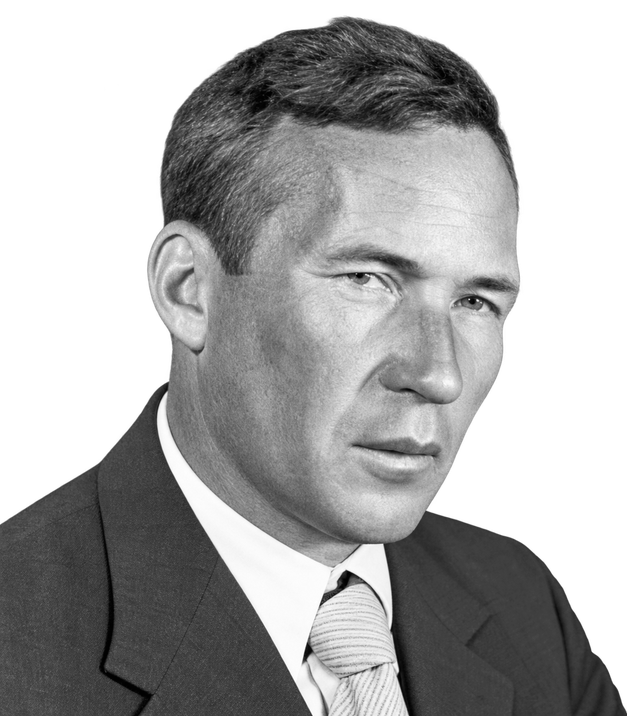
#> input picture site/brand/andrey-kolmogorov.png, 627 x 716 px
$ python -i cards.py   (imports and definitions only)
#> lines starting #> are read from the running program, lines starting #| are printed output that depends on the picture
#> further down, picture is the input picture: PIL image 627x716 LA; mean R, G, B, A 75.5, 75.5, 75.5, 155.9
"""Link previews, the README banner, release and post art, and the brand kit, drawn at build time.

The homepage and non-post pages share the repository's social preview (``social_jpeg``), which
GitHub also shows. Each post's link preview is its banner (``preview_jpeg``).
"""

from __future__ import annotations

import base64
import functools
import html
import importlib.util
import io
import itertools
import re
import runpy
from pathlib import Path

import numpy as np
from PIL import Image, ImageFont

import andrey.viz

HERE = Path(__file__).resolve().parent
BRAND = HERE / "brand"
FONTS = sorted((BRAND / "fonts").glob("*.ttf"))
_spec = importlib.util.spec_from_file_location("andrey_grain", HERE / "grain.py")
grain = importlib.util.module_from_spec(_spec)
# [1 line not run here, left out]

W, H = 1200, 630
MAX_BYTES = 300 * 1024  # WhatsApp is widely reported to skip preview images above about 300 KB


def _width(text: str, size: int, weight: str) -> float:
    font = next(f for f in FONTS if f.stem.endswith(weight))
    return ImageFont.truetype(str(font), size).getlength(text)


# [97 lines left out: functions _view_box, _scaled_width, _placed, _lines, _text, _title and 2 more, not called in this run]


BANNER_W, BANNER_H = 1600, 480  # shown about 830 px wide on GitHub, so sharp at twice that
# The README chart's 16-unit corner on its 960-unit width, at the banner's width: both are shown
# at the README's width, so their corners match.
BANNER_RADIUS = 27
BANNER_QUALITY = 65  # its base64 inside the SVG is about 290 KB, under MAX_BYTES
TAGLINE = "Accelerated, accurate, agentic causal discovery"
# The tagline's three A's appear in amber on the banner and social preview.
ACCENT = ("Accelerated,", "accurate,", "agentic")


# [38 lines left out: functions banner_svg, readme_banner, not called in this run]


# ---- blog post covers ---------------------------------------------------------------------------
# A post's cover is its art, 1600 x 640, under the post's title and on the blog's front page, where
# a small copy (``THUMB_W`` wide) marks each earlier post. Its link preview is the banner: on the
# left, over a navy fade, the wordmark, the title, and a short line (its release, or its kind); on
# the right, the art, at the card size (``W`` x ``H``) link previews expect. Each art (``ART``), its
# subject on the right, is stored already recolored to the brand's tones (``brand_tones``), so the
# file is what the page shows and cobalt and amber match across posts; a test fails on art stored
# otherwise. A post without art shows the stipple ground. An art may also come centered
# (``CENTERED``), its subject in the middle, for the cover and the thumbnail, which carry no text.
# A JPEG takes the first quality in ``COVER_QUALITIES`` under MAX_BYTES.
COVER_W, COVER_H = 1600, 640
COVER_QUALITIES = (75, 70, 65, 60, 55)
ART = {
    kind: BRAND / f"art-{kind}.jpg"
    for kind in (
        "pair",
        "lanes",
        "iceberg",
        "contour",
        "hourglass",
        "agentic",
        "start",
        "docs",
        "methods",
        "tide",
        "abacus",
        "punch-cards",
        "harmonograph",
        "rocket",
        "ceiling",
        "shelf",
        "plumb",
        "gears",
    )
}
CENTERED = {kind: BRAND / f"art-{kind}-center.jpg" for kind in ("tide",)}
# Each art's description, and the alt text drawn from it (covers.py, which needs no Pillow).
# [1 line that did not run here, left out]
# [1 line that did not run here, left out]
BANNER_LEFT = 104  # the text column's left edge, at the cover's height
BANNER_FADE = 0.55  # the navy fade behind the text ends at this share of the width
BANNER_FADE_PEAK = 0.6  # its opacity at the left edge
# The title's size, its widest line, and its most lines: large enough to read where a link preview
# shows the banner at a third of its size.
BANNER_TITLE = (88, 720, 2)
BANNER_LINE = 40  # the release or kind under the title
# The arts whose banner sets the title low, the line's baseline at BANNER_BOTTOM, to leave the art
# its height; the others center it under the wordmark.
BANNER_LOW = {"punch-cards"}
BANNER_BOTTOM = 552
# An earlier post's thumbnail on the blog's front page: the art, THUMB_W wide, sharp at three
# times the rows' 10 rem.
THUMB_W = 480
THUMB_QUALITY = 75
# Lightness and warmth of the brand's tones. LUMA weighs red, green, and blue into lightness.
LUMA = np.array([0.299, 0.587, 0.114])


def _rgb(color: str) -> np.ndarray:
    return np.array([int(color[i : i + 2], 16) for i in (1, 3, 5)], float)


@functools.cache
def _ground_lightness() -> tuple[float, float, float]:
    """The stipple ground's 10th, 50th, and 90th percentiles of lightness."""
    ground = np.asarray(grain.stipple(400, 160).convert("RGB"), float) @ LUMA
    return tuple(np.percentile(ground, [10, 50, 90]))


# [14 lines left out: functions _cool, ground_tokens, not called in this run]


def brand_tones(image: Image.Image, match_ground: bool = True) -> Image.Image:
    """``image`` in the brand's tones, its drawing unchanged.

    With ``match_ground``, lightness moves to the stipple ground's: the image's 10th, 50th, and
    90th percentiles map to the ground's, and its brightest highlights stay bright. Without it (a
    release card's art, dark where its text sits), lightness stays.

    A cool pixel takes the blue of its lightness along navy, the palette's ramp, and white. A warm
    pixel takes amber at the lightness it was drawn with. Warmth is how far red exceeds blue,
    against the image's own blue ground, so a soft haze of amber stays dim; pale, colorless pixels
    (white dots and trails) stay cool."""
#> called with match_ground = True
    pixels = np.asarray(image.convert("RGB"), float)
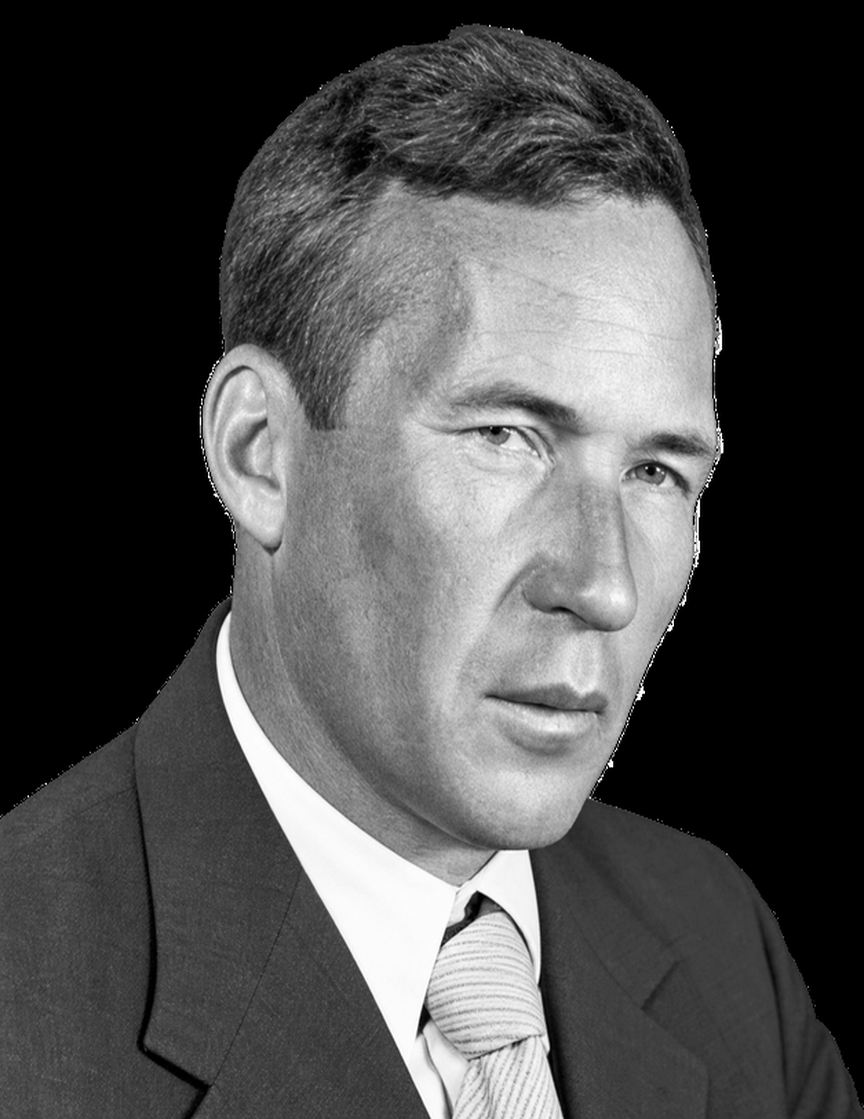
#> pixels: shape (1119, 864, 3) float64; min 0, max 255, mean 75.5
    drawn = pixels @ LUMA
    knots = np.percentile(drawn, [10, 50, 90, 99.5])
#> knots = [0, 61, 201, 251]
    top = max(knots[3], knots[2] + 1)
#> top = 251
    target = [0, *_ground_lightness(), max(top, 200), 255]
    light = np.interp(drawn, [0, *knots[:3], top, 255], target) if match_ground else drawn
    cool = _cool(light)
    amber = _rgb(grain.AMBER)
    amber_light = amber @ LUMA
    above = np.clip((drawn - amber_light) / (255 - amber_light), 0, 1)[..., None]
    warm = np.where(
        (drawn <= amber_light)[..., None],
        amber * (drawn / amber_light)[..., None],
        amber * (1 - above) + 255 * above,
    )
    red_minus_blue = pixels[..., 0] - pixels[..., 2]
    ground = np.percentile(red_minus_blue, 50)
    warmest = max(np.percentile(red_minus_blue, 99.7), ground + 60)
    warmth = np.clip((red_minus_blue - ground) / (warmest - ground), 0, 1) ** 2.2
    colorfulness = (pixels.max(-1) - pixels.min(-1)) / np.maximum(pixels.max(-1), 1)
    warmth *= 1 - np.clip((drawn - 185) / 45, 0, 1) * (colorfulness < 0.25)
    out = cool * (1 - warmth[..., None]) + warm * warmth[..., None]
    return Image.fromarray(out.clip(0, 255).astype(np.uint8))


# A release card's cover art, 8.5 x 11 at three times the cover's 288 px width: the art in the
# brand's tones, with a soft navy shade where the card's text sits, the masthead and title across
# the top and the version at the bottom left. A release without art, and every earlier release's
# tile, shows the stipple ground under the same shade (``release_ground_jpeg``).
RELEASE_W, RELEASE_H = 864, 1119
RELEASE_SHADE = (0.55, 0.5)  # the shade's depth at the top edge and at the bottom left corner


def release_art(image: Image.Image) -> Image.Image:
    """``image`` as a release card's cover: the brand's tones at the cover's size, shaded for its
    text."""
    art = np.asarray(
        brand_tones(image.convert("RGB").resize((RELEASE_W, RELEASE_H), Image.LANCZOS)), float
    )
    y = np.arange(RELEASE_H)[:, None] / RELEASE_H
    x = np.arange(RELEASE_W)[None, :] / RELEASE_W
    top = RELEASE_SHADE[0] * np.clip(1 - y / 0.36, 0, 1) ** 1.4
    corner = RELEASE_SHADE[1] * np.clip(1 - np.hypot(x / 0.62, (1 - y) / 0.34), 0, 1) ** 1.2
    shade = np.maximum(top, corner)[..., None]
    out = art * (1 - shade) + _rgb(grain.NAVY) * shade
    return Image.fromarray(out.clip(0, 255).astype(np.uint8))


# [88 lines left out: functions release_ground_jpeg, _art, _jpeg_href, preview_svg, _art_ground, _jpeg_under_cap, not called in this run]


def preview_jpeg(kind: str, title: str, line: str = "") -> bytes:
    """A post's link preview: the banner (``preview_svg``) at the card size."""
    return _jpeg_under_cap(_render(preview_svg(kind, title, line)).convert("RGB"))


def cover_jpeg(kind: str) -> bytes:
    """A post's cover: its art at the cover's size, centered when it has a centered version."""
    return _jpeg_under_cap(_art(kind, centered=True))


# [7 lines left out: function thumb_jpeg, not called in this run]


# ---- the brand kit -----------------------------------------------------------------------------
# Brand kit downloads (`docs/docs/brand.md`): SVG and PNG wordmarks and icons for light and dark
# grounds, a square avatar, a social preview, and a zip of all files. Each is drawn from the
# brand's own files (`site/wordmark.py`), keeping the kit consistent with the site.
KIT_WORDMARK_H = 256  # the wordmark PNGs' height
KIT_ICON = 512  # the icon PNGs' side
KIT_AVATAR = 1024  # the avatar's side
# The repository's social preview, at GitHub's recommended size, and the homepage's link preview.
SOCIAL_W, SOCIAL_H = 1280, 640
SOCIAL_TITLE = 84  # the tagline's size, on three lines left of the lanes' amber streak
SOCIAL_TEXT_W = 720
SOCIAL_LINK = 28  # the site's address at the bottom
SOCIAL_QUALITY = 85
KIT_NOTE = """Andrey brand kit

The wordmark and the icon, for a light and a dark ground, as SVG and PNG, a square avatar, and a
social preview for link cards. Use them as they are to refer or link to Andrey: no recoloring,
stretching, effects, or retyped lettering, and the A stays whole. The Apache License 2.0 covers
Andrey's code, not its name or marks. Guidelines: https://andrey.abel.ai/docs/brand.html
"""


# [39 lines left out: functions _icon_paths, _kit_icon, social_svg, not called in this run]


def social_jpeg() -> bytes:
    """The social preview as a JPEG, under ``MAX_BYTES``."""
    return _jpeg(social_svg(), SOCIAL_QUALITY)


# [29 lines left out: functions _png, brand_kit, not called in this run]

>>> from PIL import Image
>>> picture = Image.open('brand/andrey-kolmogorov.png')
#> (the run stopped early here; a loop or call above may not have finished)
